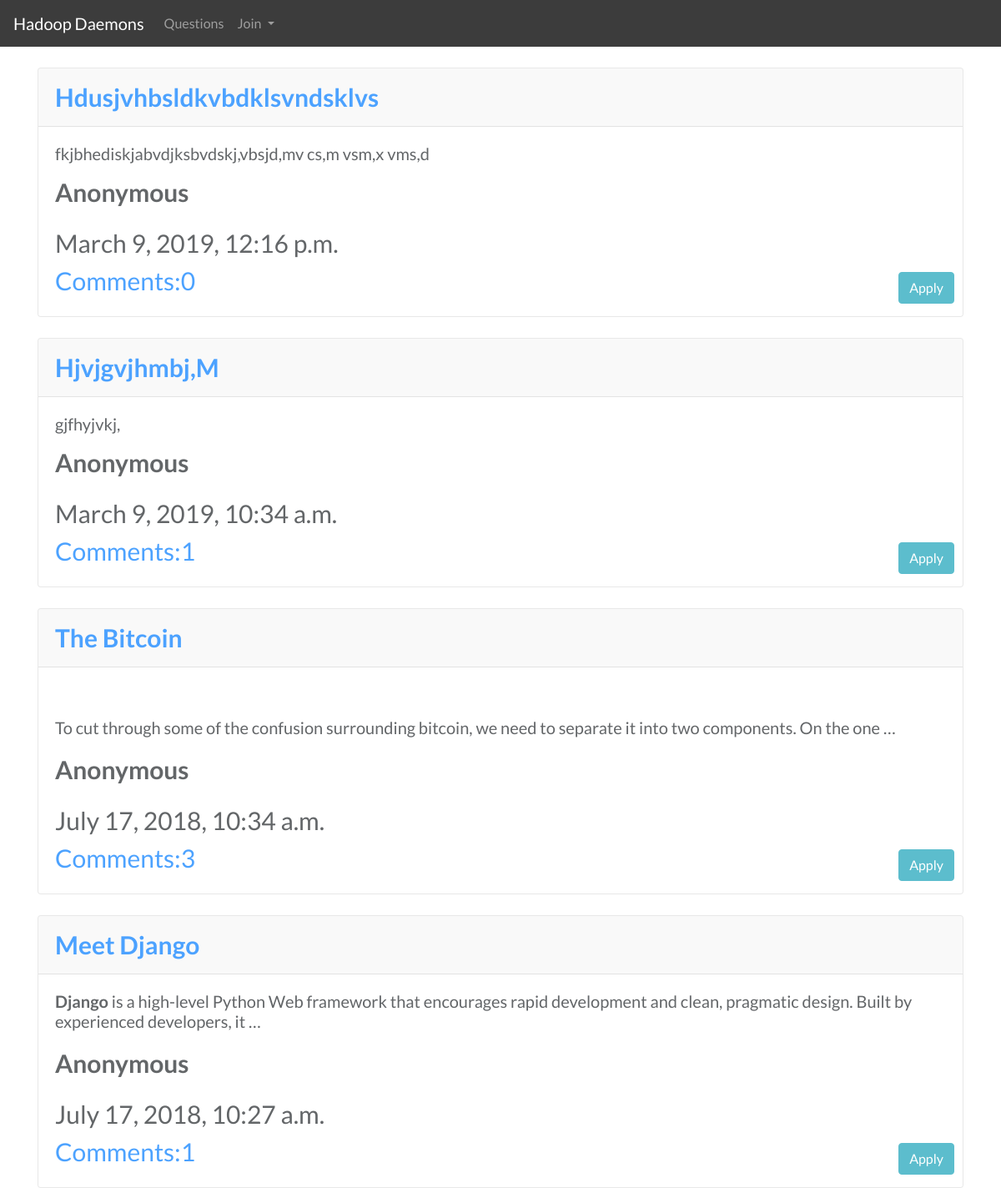
Before: / with the older database file.
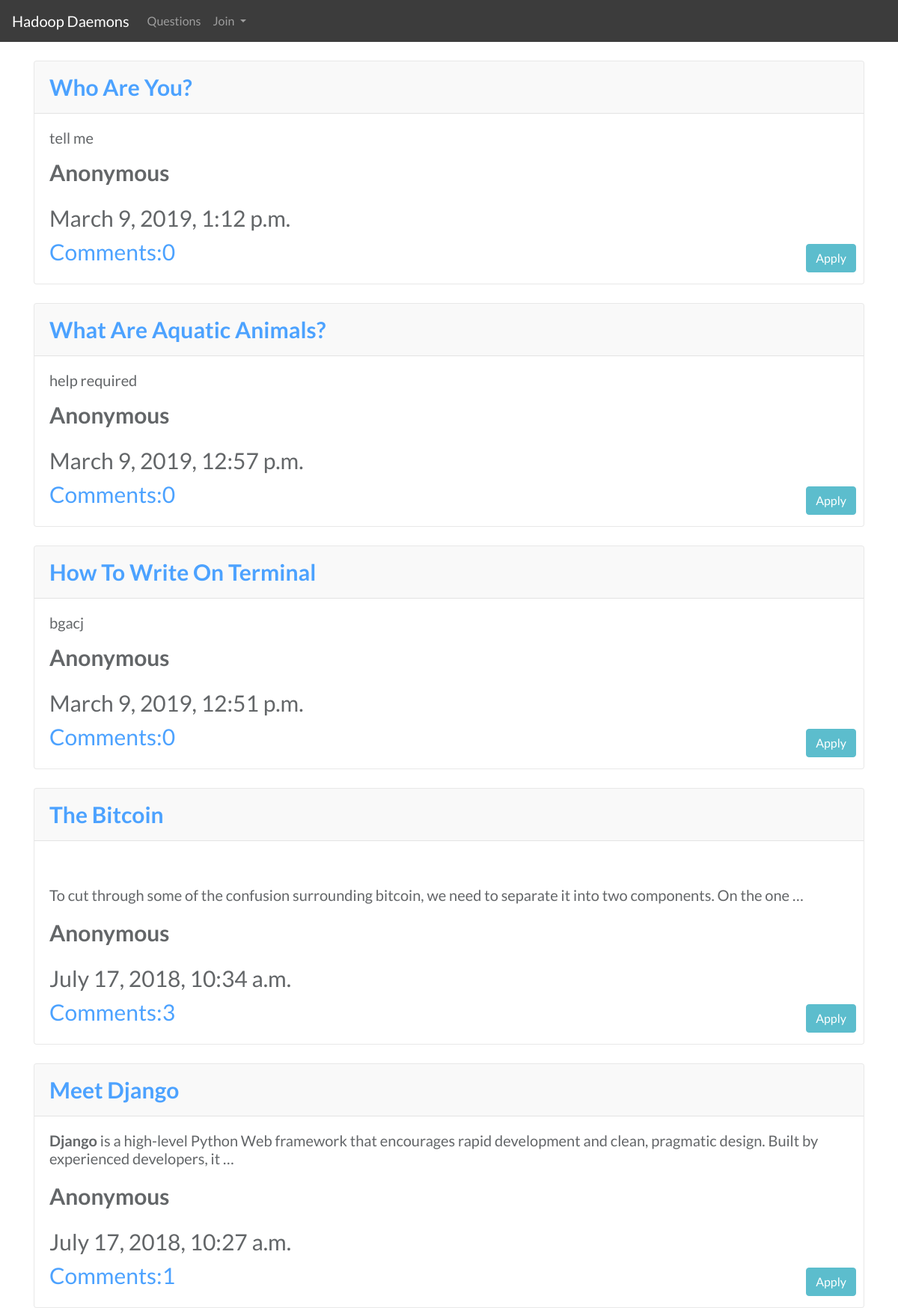
After: the same page with the newer database file.
### my_app/models.py (models this page shows, shortened)
class Post(models.Model):
    title=models.CharField(max_length=256)
    author=models.ForeignKey('auth.User',on_delete=models.CASCADE)
    text=models.TextField()
    create_date=models.DateTimeField(default=timezone.now)
    publish_date=models.DateTimeField(blank=True,null=True)

### my_app/views.py (the view)
# urls.py: url(r'^$',views.PostListView.as_view(),name="post_list"),
class PostListView(ListView):
    model=Post
    def get_queryset(self):
        return Post.objects.filter(publish_date__lte=timezone.now()).order_by('-publish_date')

### my_app/templates/my_app/post_list.html (shortened to what this page needs)
{% extends 'my_app/base.html' %}
{% block body_block %}
<div>
    {% for posts in post_list %}
      {% if posts.publish_date %}
      <div class="card">
      <div class="card-header">
        <a href="{% url 'my_app:post_detail' pk=posts.pk %}"><b>{{posts.title|title}}</b></a>
      </div>
      <div class="card-body">
        <h5 class="card-title">{{posts.text|truncatewords:20|safe|linebreaksbr}}</h5>
        <p class="card-text"><strong>Anonymous</strong></p>
        <div class="date">{{posts.publish_date}}</div>
        <div><a href="{% url 'my_app:comment_list' pk=posts.pk%}" >Comments:{{posts.Comment.all.count}}</a></div>
        {% ifequal posts.pk x %}
        <i class="fa fa-check-circle" style="font-size:48px;color:green"></i>
        {% else %}
        <a class="btn btn-info comment-btn" href="{% url 'my_app:apply' pk=posts.pk %}">Apply</a>
        {% endifequal %}
        </div>
      </div>
        {% endif %}
        {% endfor %}
</div>
{% endblock %}

### my_app/templates/my_app/base.html (shortened to what this page needs)
<!DOCTYPE html>
{% load staticfiles %}
<html>
    <head>
        <link rel="stylesheet" href="https://use.fontawesome.com/releases/v5.7.2/css/all.css">
        <link rel="stylesheet" href="{% static 'css/main.css'%}">
        <link rel="stylesheet" href="https://stackpath.bootstrapcdn.com/bootstrap/4.3.1/css/bootstrap.min.css">
    </head>
    <body class="loader">
    <nav class="navbar navbar-expand-lg navbar-dark" style="background-color: #3c3c3c;">
      <a class="navbar-brand" href="#">Hadoop Daemons</a>
      <div class="collapse navbar-collapse" id="navbarSupportedContent">
        <div class="form-inline my-2 my-lg-0">
        <ul class="navbar-nav mr-auto">
          <li class="nav-item">
            <a class="nav-link" href="{% url 'my_app:post_list' %}">Questions</a>
          </li>
          <li class="nav-item dropdown">
            <a class="nav-link dropdown-toggle" href="#" id="navbarDropdown" role="button" data-toggle="dropdown" aria-haspopup="true" aria-expanded="false">
            {% if user.is_authenticated %}
              {{ user | title }}
            {% else %}
              Join
            {% endif %}
            </a>
          </li>
        </ul>
        </div>
      </div>
    </nav>
        <div class="container ">
                {% block body_block %}
                {% endblock %}
        </div>
    </body>
</html>

### my_app/static/css/main.css (style rules this page uses)
a.comment-btn { position: absolute; right: 10px; bottom: 15px; }
body { background-color: rgb(226, 233, 240); }
.navbar { position: relative; }
.loader { filter:hue-rotate(0deg); background-image: url("https://images.unsplash.com/photo-1488190211105-8b0e65b80b4e"); background-position: center; background-size: cover; background-attachment: fixed; background-repeat: no-repeat; width: 100%; height: 100%; }
html { width: 100%; height: 100%; }

### my_app/templates/my_app/base.html (style rules this page uses)
* { font-family: 'Lato', sans-serif; }

### my_app/templates/my_app/post_list.html (style rules this page uses)
.card { margin: 25px 0; opacity: 0.7; font-size: 30px; font-weight: 400; }

Changed rows visible on the page:
removed Post: title "Hdusjvhbsldkvbdklsvndsklvs", text "fkjbhediskjabvdjksbvdskj,vbsjd,mv cs,m vsm,x vms,d", publish_date "March 9, 2019, 12:16 p.m.", Comment.all.count "0"
removed Post: title "Hjvjgvjhmbj,M", text "gjfhyjvkj,", publish_date "March 9, 2019, 10:34 a.m.", Comment.all.count "1"
added Post: title "Who Are You?", text "tell me", publish_date "March 9, 2019, 1:12 p.m.", Comment.all.count "0"
added Post: title "What Are Aquatic Animals?", text "help required", publish_date "March 9, 2019, 12:57 p.m.", Comment.all.count "0"
added Post: title "How To Write On Terminal", text "bgacj", publish_date "March 9, 2019, 12:51 p.m.", Comment.all.count "0"
